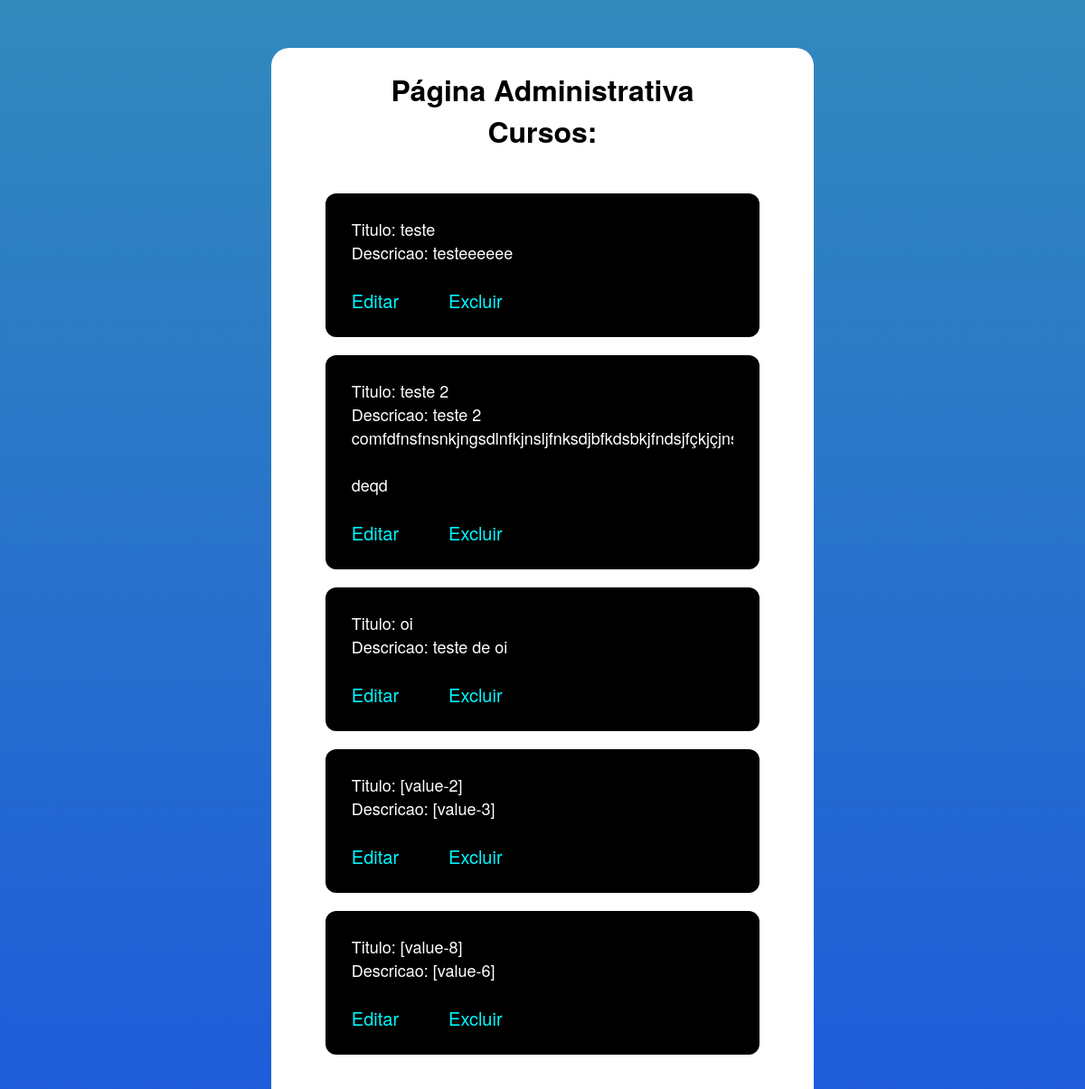
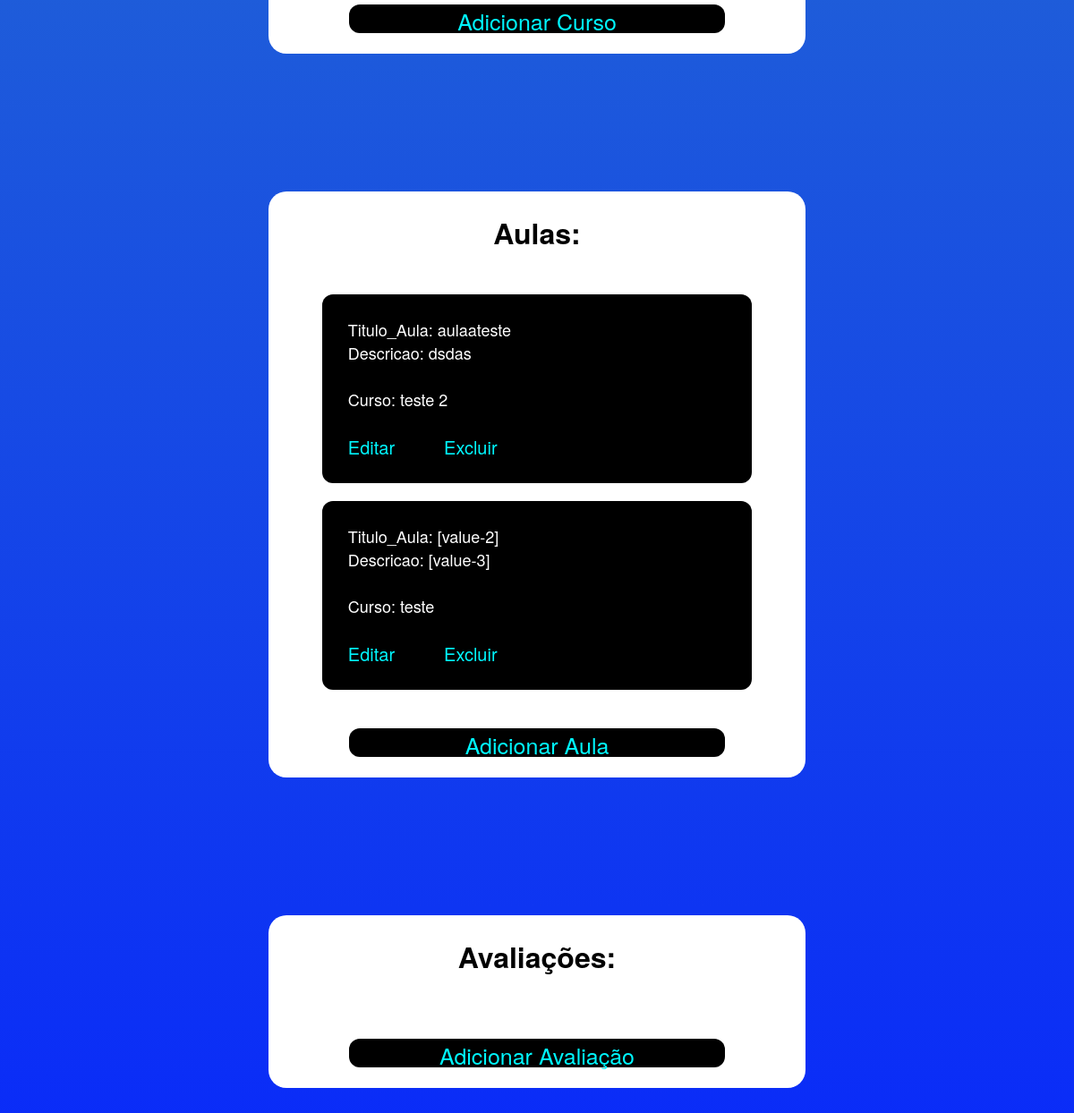
The app's page /PHP/admin/index.php, older data (2 pictures, top to bottom).
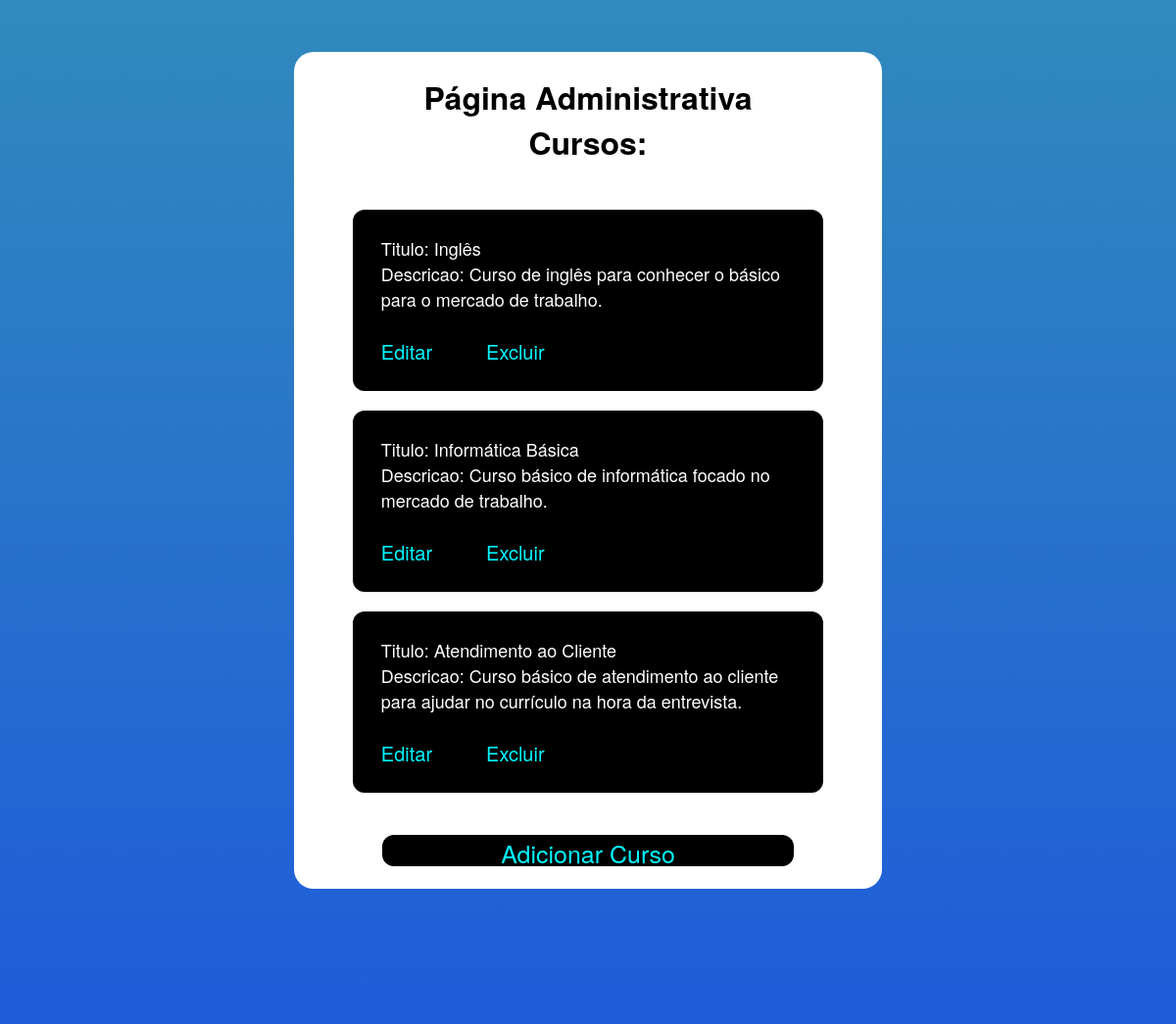
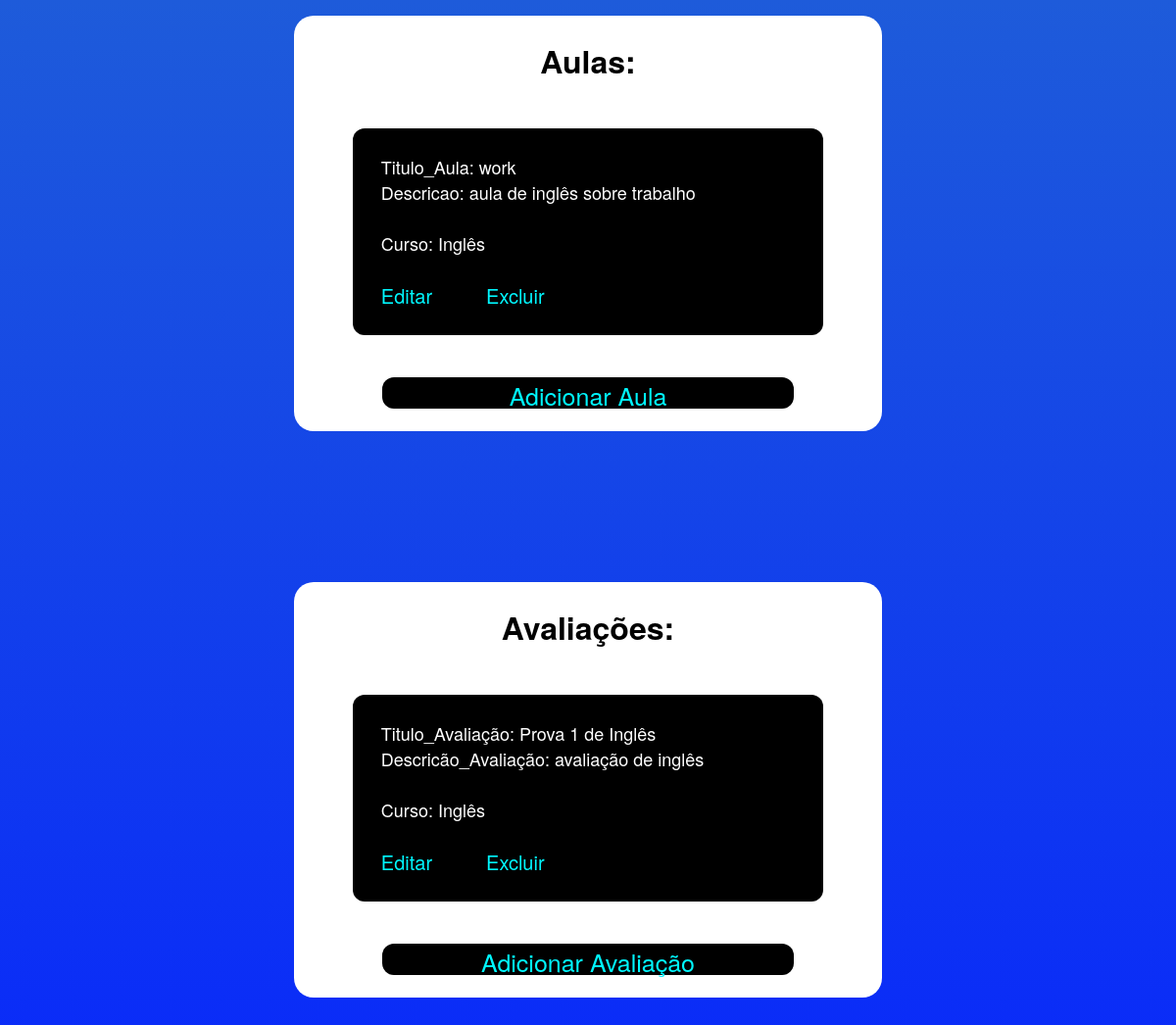
The same page, newer data (2 pictures, top to bottom).
### tables this page shows
CREATE TABLE `cursos` (
  `id_curso` int(11) NOT NULL,
  `titulo` varchar(500) NOT NULL,
  `descricao` varchar(1000) NOT NULL,
  `custo` decimal(7,2) DEFAULT NULL,
  `carga_horario` varchar(50) DEFAULT NULL
);

CREATE TABLE `aulas` (
  `id_aula` int(11) NOT NULL,
  `id_curso` int(11) NOT NULL,
  `titulo_aula` varchar(500) NOT NULL,
  `descricao_aula` varchar(2000) NOT NULL,
  `link_video` varchar(2000) NOT NULL
);

CREATE TABLE `avaliacoes` (
  `id_avaliacao` int(11) NOT NULL,
  `id_curso` int(11) NOT NULL,
  `id_aula` int(11) NOT NULL,
  `titulo_avaliacao` varchar(500) NOT NULL,
  `descricao_avaliacao` varchar(2000) NOT NULL
);

### PHP/back/exibir_curso.php (called while the page is built, shortened)
<?php
class Cursos
{
    private $mysql;
    public function __construct(mysqli $mysql)
    {
        $this->mysql = $mysql;
    }
    public function exibirTodos(): array
    {
        $resultado = $this->mysql->query("SELECT * FROM cursos");
        $cursos = $resultado->fetch_all(MYSQLI_ASSOC);
        return $cursos;
    }
}

### PHP/back/exibir_aula.php (called while the page is built, shortened)
<?php
class Aulas
{
    private $mysql;
    public function __construct(mysqli $mysql)
    {
        $this->mysql = $mysql;
    }
    public function exibirAulas(): array
    {
        $resultado = $this->mysql->query("SELECT a.id_aula,a.id_curso, a.titulo_aula, a.descricao_aula, c.titulo FROM aulas a, cursos c where c.id_curso=a.id_curso");
        $aulas = $resultado->fetch_all(MYSQLI_ASSOC);
        return $aulas;
    }
}

### PHP/back/exibir_avaliacoes.php (called while the page is built, shortened)
<?php
class Avaliacoes
{
    private $mysql;
    public function __construct(mysqli $mysql)
    {
        $this->mysql = $mysql;
    }
    public function exibirAvaliacoes(): array
    {
        $resultado = $this->mysql->query("SELECT a.id_avaliacao,a.id_curso, a.titulo_avaliacao, a.descricao_avaliacao, a.id_aula , c.titulo, al.titulo_aula FROM avaliacoes a, cursos c, aulas al where c.id_curso=a.id_curso and al.id_aula=a.id_aula");
        $avaliacao = $resultado->fetch_all(MYSQLI_ASSOC);
        return $avaliacao;
    }
}

### PHP/admin/index.php (the view, shortened to what this page needs)
<?php
require '../back/config.php';
include '../back/exibir_curso.php';
include '../back/exibir_aula.php';
include '../back/exibir_avaliacoes.php';
$curso = new Cursos($mysql);
$cursos = $curso->exibirTodos();
$aula = new Aulas($mysql);
$aulas = $aula->exibirAulas();
$avaliacao = new Avaliacoes($mysql);
$avaliacoes = $avaliacao->exibirAvaliacoes();
?>
<!DOCTYPE html>
<head lang="pt-br">
    <head>
        <link rel="stylesheet" type="text/css" href="../../CSS/admin.css">
    </head>
    <body>
        <br><div class="box">
            <br><center><h1>Página Administrativa<br>Cursos:</h1></center>
        <div><br><br>
            <?php foreach ($cursos as $curt) { ?>
            <div id="curso-admin">
                <div class="cont">
                    <br><p>Titulo: <?php echo $curt['titulo']; ?></p>
                    <p>Descricao: <?php echo $curt['descricao']; ?></p><br>
                    <nav>
                        <a class="botao" href="editar_curso.php?id_curso=<?php echo $curt['id_curso']; ?>">Editar</a>
                        <a class="botao" href="excluir_curso.php?id_curso=<?php echo $curt['id_curso']; ?>">Excluir</a>
                    </nav><br>
                </div>
            </div>
            <?php } ?>
        </div>
        <br><center><div class="botao-block"><a href="adicionar_curso.php">Adicionar Curso</a></div></center><br>
        </div>
        <br><br>
        <br><div class="box">
            <br><center><h1>Aulas:</h1></center>
        <div><br><br>
            <?php foreach ($aulas as $aul) { ?>
            <div id="curso-admin">
                <div class="cont">
                    <br><p>Titulo_Aula: <?php echo $aul['titulo_aula']; ?></p>
                    <p>Descricao: <?php echo $aul['descricao_aula']; ?></p><br>
                    <p>Curso: <?php echo $aul['titulo']; ?></p><br>
                    <nav>
                        <a class="botao" href="editar_aula.php?id_aula=<?php echo $aul['id_aula']; ?>">Editar</a>
                        <a class="botao" href="excluir_aula.php?id_aula=<?php echo $aul['id_aula']; ?>">Excluir</a>
                    </nav><br>
                </div>
            </div>
            <?php } ?>
        </div>
        <br><center><div class="botao-block"><a href="adicionar_aula.php">Adicionar Aula</a></div></center><br>
        </div>
        <br><br>
        <br><div class="box">
            <br><center><h1>Avaliações:</h1></center>
        <div><br><br>
            <?php foreach ($avaliacoes as $aval) { ?>
            <div id="curso-admin">
                <div class="cont">
                    <br><p>Titulo_Avaliação: <?php echo $aval['titulo_avaliacao']; ?></p>
                    <p>Descricão_Avaliação: <?php echo $aval['descricao_avaliacao']; ?></p><br>
                    <p>Curso: <?php echo $aval['titulo']; ?></p><br>
                    <nav>
                        <a class="botao" href="editar_avaliacao.php?id_avaliacao=<?php echo $aval['id_avaliacao']; ?>">Editar</a>
                        <a class="botao" href="excluir_avaliacao.php?id_avaliacao=<?php echo $aval['id_avaliacao']; ?>">Excluir</a>
                    </nav><br>
                </div>
            </div>
            <?php } ?>
        </div>
        <br><center><div class="botao-block"><a href="adicionar_avaliacao.php">Adicionar Avaliação</a></div></center><br>
        </div>
    </body>
</head>

Row changes from the older to the newer data that the page shows:
removed cursos: titulo "teste", descricao "testeeeeee"
removed cursos: titulo "teste 2", descricao "teste 2 comfdfnsfnsnkjngsdlnfkjnsljfnksdjbfkdsbkjfndsjfçkj deqd"
removed cursos: titulo "oi", descricao "teste de oi"
removed cursos: titulo "[value-2]", descricao "[value-3]"
removed cursos: titulo "[value-8]", descricao "[value-6]"
removed aulas: titulo_aula "aulaateste", descricao_aula "dsdas", id_curso.titulo "teste 2"
removed aulas: titulo_aula "[value-2]", descricao_aula "[value-3]", id_curso.titulo "teste"
added cursos: titulo "Inglês", descricao "Curso de inglês para conhecer o básico para o mercado de trabalho."
added cursos: titulo "Informática Básica", descricao "Curso básico de informática focado no mercado de trabalho."
added cursos: titulo "Atendimento ao Cliente", descricao "Curso básico de atendimento ao cliente para ajudar no currículo na hora da entrevista."
added aulas: titulo_aula "work", descricao_aula "aula de inglês sobre trabalho", id_curso.titulo "Inglês"
added avaliacoes: titulo_avaliacao "Prova 1 de Inglês", descricao_avaliacao "avaliação de inglês", id_curso.titulo "Inglês"
